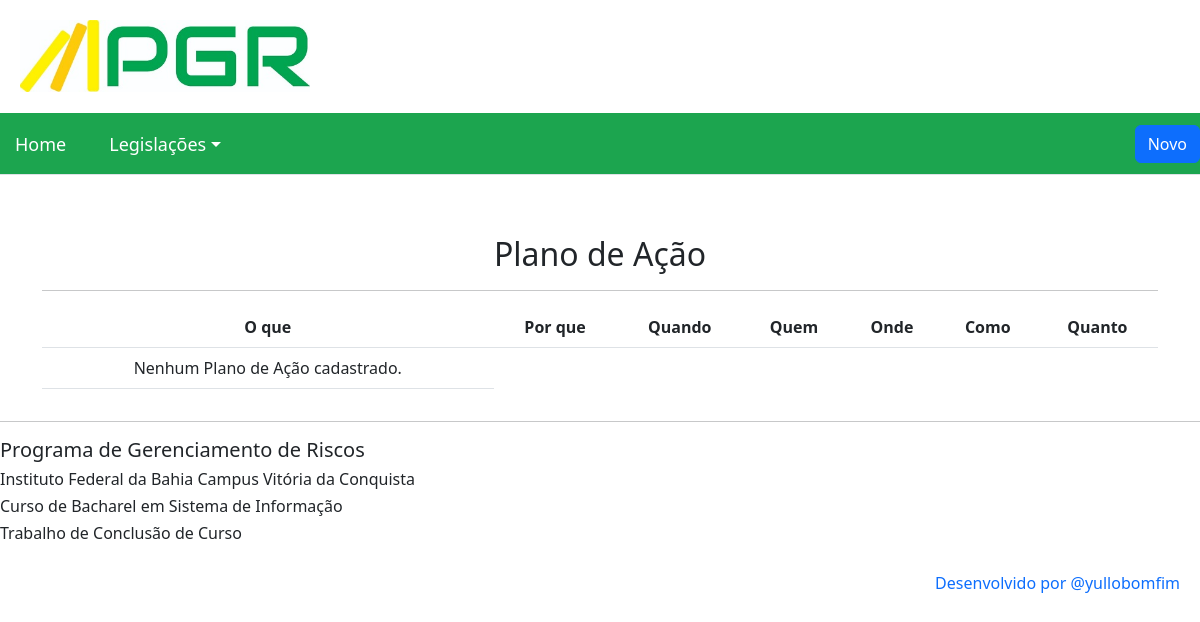
The app's page /planoacao/, older data.
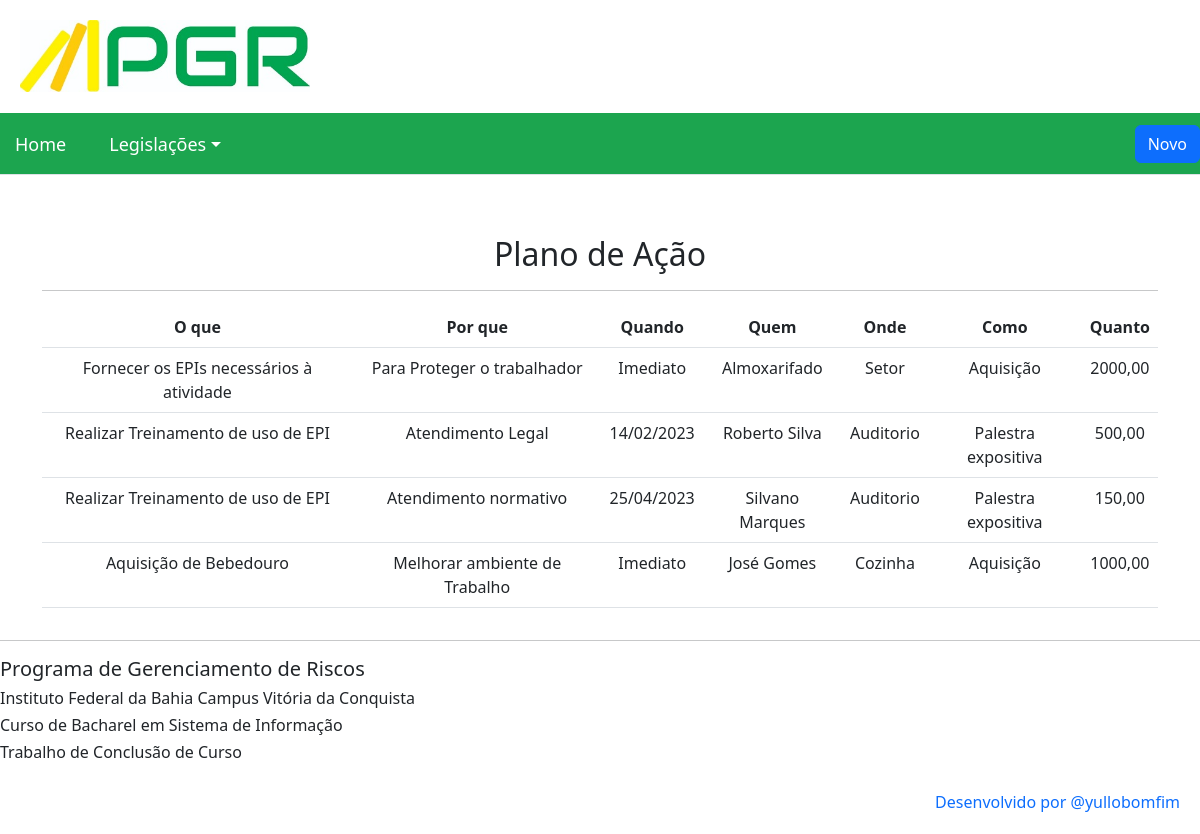
The same page, newer data.
### pgr/models.py (models this page shows, shortened)
class Planoacao(models.Model):
    inventario = models.ForeignKey(Inventario, verbose_name=("inventario"), on_delete=models.CASCADE)
    oque = models.CharField(max_length=1000)
    porque = models.CharField(max_length=1000)
    quando = models.CharField(max_length=1000)
    quem = models.CharField(max_length=1000)
    onde = models.CharField(max_length=1000)
    como = models.CharField(max_length=1000)
    quanto = models.DecimalField(max_digits=7, decimal_places=2)
    class Meta:
        verbose_name = "plano_acao"
        verbose_name_plural = "planos_acao"
        ordering = ['inventario']

### pgr/views.py (the view)
# urls.py: path('planoacao/', PlanoacaoListView.as_view(), name='planoacao_list'),
class PlanoacaoListView(ListView):
    model = Planoacao
    template_name = 'planoacao_list.html'
    context_object_name = 'planos_acao'

### pgr/templates/planoacao_list.html (shortened to what this page needs)
{% extends 'base.html' %}
{% load bootstrap %}
{% block content %}
<div class="container">
<div class="side-logo">
  <div class="table-responsive">
    <h2> Plano de Ação</h2>
    <hr>
    <table class="table">
      <thead>
        <tr>
          <th>O que</th>
          <th>Por que</th>
          <th>Quando</th>
          <th>Quem</th>
          <th>Onde</th>
          <th>Como</th>
          <th>Quanto</th>
        </tr>
      </thead>
      <tbody>
        {% for plano_acao in planos_acao %}
        <tr>
            <td>{{ plano_acao.oque }}</td>
            <td>{{ plano_acao.porque }}</td>
            <td>{{ plano_acao.quando }}</td>
            <td>{{ plano_acao.quem }}</td>
            <td>{{ plano_acao.onde }}</td>
            <td>{{ plano_acao.como }}</td>
            <td>{{ plano_acao.quanto }}</td>
        {% empty %}
            <td>Nenhum Plano de Ação cadastrado.</td>
        {% endfor %}
      </tbody>
  </table>
</div>
</div>
</div>
</div>
{% endblock %}

Row changes from the older to the newer data that the page shows:
added Planoacao: oque "Fornecer os EPIs necessários à atividade", porque "Para Proteger o trabalhador", quando "Imediato", quem "Almoxarifado", onde "Setor", como "Aquisição", quanto "2000,00"
added Planoacao: oque "Realizar Treinamento de uso de EPI", porque "Atendimento Legal", quando "14/02/2023", quem "Roberto Silva", onde "Auditorio", como "Palestra expositiva", quanto "500,00"
added Planoacao: oque "Realizar Treinamento de uso de EPI", porque "Atendimento normativo", quando "25/04/2023", quem "Silvano Marques", onde "Auditorio", como "Palestra expositiva", quanto "150,00"
added Planoacao: oque "Aquisição de Bebedouro", porque "Melhorar ambiente de Trabalho", quando "Imediato", quem "José Gomes", onde "Cozinha", como "Aquisição", quanto "1000,00"
Text that changed along with them:
text no longer shown: "Nenhum Plano de Ação cadastrado."
